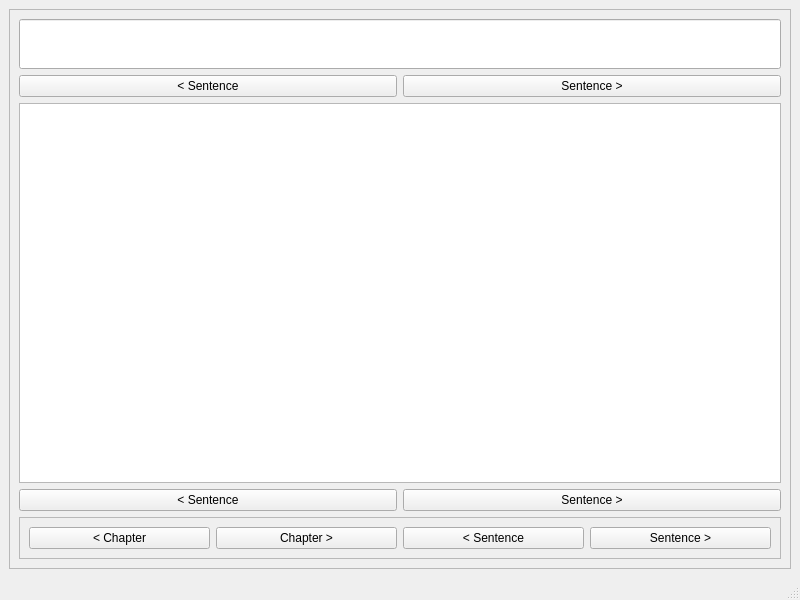
<?xml version="1.0" encoding="UTF-8"?>
<ui version="4.0">
 <class>MainWindow</class>
 <widget class="QMainWindow" name="MainWindow">
  <property name="geometry">
   <rect>
    <x>0</x>
    <y>0</y>
    <width>800</width>
    <height>600</height>
   </rect>
  </property>
  <property name="windowTitle">
   <string>MainWindow</string>
  </property>
  <widget class="QWidget" name="centralwidget">
   <layout class="QVBoxLayout" name="verticalLayout_2">
    <item>
     <widget class="QFrame" name="main_frame">
      <property name="frameShape">
       <enum>QFrame::StyledPanel</enum>
      </property>
      <property name="frameShadow">
       <enum>QFrame::Raised</enum>
      </property>
      <layout class="QVBoxLayout" name="main_frame_layout">
       <item>
        <widget class="QLineEdit" name="translate_le">
         <property name="minimumSize">
          <size>
           <width>0</width>
           <height>50</height>
          </size>
         </property>
        </widget>
       </item>
       <item>
        <layout class="QHBoxLayout" name="spanish_btn_layout">
         <item>
          <widget class="QPushButton" name="spanish_line_back_btn">
           <property name="text">
            <string>&lt; Sentence</string>
           </property>
          </widget>
         </item>
         <item>
          <widget class="QPushButton" name="spanish_line_forward_btn">
           <property name="text">
            <string>Sentence &gt;</string>
           </property>
          </widget>
         </item>
        </layout>
       </item>
       <item>
        <widget class="QTextEdit" name="english_le"/>
       </item>
       <item>
        <layout class="QHBoxLayout" name="englis_btn_layout">
         <item>
          <widget class="QPushButton" name="english_line_back_btn">
           <property name="text">
            <string>&lt; Sentence</string>
           </property>
          </widget>
         </item>
         <item>
          <widget class="QPushButton" name="english_line_forward_btn">
           <property name="text">
            <string>Sentence &gt;</string>
           </property>
          </widget>
         </item>
        </layout>
       </item>
       <item>
        <widget class="QFrame" name="btn_frame">
         <property name="frameShape">
          <enum>QFrame::StyledPanel</enum>
         </property>
         <property name="frameShadow">
          <enum>QFrame::Raised</enum>
         </property>
         <layout class="QHBoxLayout" name="horizontalLayout_3">
          <item>
           <widget class="QPushButton" name="chapter_back_btn">
            <property name="text">
             <string>&lt; Chapter</string>
            </property>
           </widget>
          </item>
          <item>
           <widget class="QPushButton" name="chapter_forward_btn">
            <property name="text">
             <string>Chapter &gt;</string>
            </property>
           </widget>
          </item>
          <item>
           <widget class="QPushButton" name="sentence_back_btn">
            <property name="text">
             <string>&lt; Sentence</string>
            </property>
           </widget>
          </item>
          <item>
           <widget class="QPushButton" name="sentence_forward_btn">
            <property name="text">
             <string>Sentence &gt;</string>
            </property>
           </widget>
          </item>
         </layout>
        </widget>
       </item>
      </layout>
     </widget>
    </item>
   </layout>
  </widget>
  <widget class="QMenuBar" name="menubar">
   <property name="geometry">
    <rect>
     <x>0</x>
     <y>0</y>
     <width>800</width>
     <height>21</height>
    </rect>
   </property>
  </widget>
  <widget class="QStatusBar" name="statusbar"/>
 </widget>
 <resources/>
 <connections/>
</ui>
